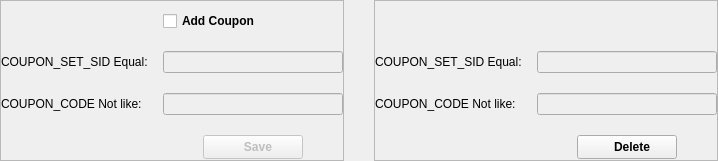
        <widget class="QWidget" name="addCoupon">
         <layout class="QHBoxLayout" name="horizontalLayout_26">
          <property name="spacing">
           <number>30</number>
          </property>
          <property name="leftMargin">
           <number>0</number>
          </property>
          <property name="topMargin">
           <number>0</number>
          </property>
          <property name="rightMargin">
           <number>0</number>
          </property>
          <property name="bottomMargin">
           <number>0</number>
          </property>
          <item>
           <widget class="QFrame" name="frame_7">
            <property name="frameShape">
             <enum>QFrame::StyledPanel</enum>
            </property>
            <property name="frameShadow">
             <enum>QFrame::Raised</enum>
            </property>
            <layout class="QFormLayout" name="formLayout_9">
             <property name="horizontalSpacing">
              <number>15</number>
             </property>
             <property name="verticalSpacing">
              <number>20</number>
             </property>
             <property name="leftMargin">
              <number>0</number>
             </property>
             <property name="topMargin">
              <number>10</number>
             </property>
             <property name="rightMargin">
              <number>0</number>
             </property>
             <property name="bottomMargin">
              <number>0</number>
             </property>
             <item row="0" column="0">
              <spacer name="horizontalSpacer_11">
               <property name="orientation">
                <enum>Qt::Horizontal</enum>
               </property>
               <property name="sizeHint" stdset="0">
                <size>
                 <width>40</width>
                 <height>20</height>
                </size>
               </property>
              </spacer>
             </item>
             <item row="0" column="1">
              <widget class="QCheckBox" name="cbCoupon">
               <property name="font">
                <font>
                 <bold>true</bold>
                </font>
               </property>
               <property name="text">
                <string>Add Coupon</string>
               </property>
              </widget>
             </item>
             <item row="1" column="0">
              <widget class="QLabel" name="label_28">
               <property name="text">
                <string>COUPON_SET_SID Equal:</string>
               </property>
              </widget>
             </item>
             <item row="1" column="1">
              <widget class="QLineEdit" name="leCouponSid">
               <property name="enabled">
                <bool>false</bool>
               </property>
              </widget>
             </item>
             <item row="2" column="0">
              <widget class="QLabel" name="label_29">
               <property name="text">
                <string>COUPON_CODE Not like:</string>
               </property>
              </widget>
             </item>
             <item row="2" column="1">
              <widget class="QLineEdit" name="leCouponCode">
               <property name="enabled">
                <bool>false</bool>
               </property>
              </widget>
             </item>
             <item row="3" column="0">
              <spacer name="horizontalSpacer_29">
               <property name="orientation">
                <enum>Qt::Horizontal</enum>
               </property>
               <property name="sizeHint" stdset="0">
                <size>
                 <width>118</width>
                 <height>25</height>
                </size>
               </property>
              </spacer>
             </item>
             <item row="3" column="1">
              <layout class="QHBoxLayout" name="horizontalLayout_24">
               <item>
                <spacer name="horizontalSpacer_27">
                 <property name="orientation">
                  <enum>Qt::Horizontal</enum>
                 </property>
                 <property name="sizeHint" stdset="0">
                  <size>
                   <width>40</width>
                   <height>20</height>
                  </size>
                 </property>
                </spacer>
               </item>
               <item>
                <widget class="QPushButton" name="btnCouponSave">
                 <property name="enabled">
                  <bool>false</bool>
                 </property>
                 <property name="minimumSize">
                  <size>
                   <width>100</width>
                   <height>24</height>
                  </size>
                 </property>
                 <property name="font">
                  <font>
                   <bold>true</bold>
                  </font>
                 </property>
                 <property name="text">
                  <string>   Save</string>
                 </property>
                 <property name="icon">
                  <iconset resource="images.qrc">
                   <normaloff>:/images/images/floppy-disk.png</normaloff>:/images/images/floppy-disk.png</iconset>
                 </property>
                 <property name="iconSize">
                  <size>
                   <width>18</width>
                   <height>18</height>
                  </size>
                 </property>
                </widget>
               </item>
               <item>
                <spacer name="horizontalSpacer_28">
                 <property name="orientation">
                  <enum>Qt::Horizontal</enum>
                 </property>
                 <property name="sizeHint" stdset="0">
                  <size>
                   <width>40</width>
                   <height>20</height>
                  </size>
                 </property>
                </spacer>
               </item>
              </layout>
             </item>
            </layout>
           </widget>
          </item>
          <item>
           <widget class="QFrame" name="frame_8">
            <property name="frameShape">
             <enum>QFrame::StyledPanel</enum>
            </property>
            <property name="frameShadow">
             <enum>QFrame::Raised</enum>
            </property>
            <layout class="QFormLayout" name="formLayout_10">
             <property name="horizontalSpacing">
              <number>15</number>
             </property>
             <property name="verticalSpacing">
              <number>20</number>
             </property>
             <property name="leftMargin">
              <number>0</number>
             </property>
             <property name="topMargin">
              <number>10</number>
             </property>
             <property name="rightMargin">
              <number>0</number>
             </property>
             <property name="bottomMargin">
              <number>0</number>
             </property>
             <item row="0" column="0">
              <spacer name="horizontalSpacer_30">
               <property name="orientation">
                <enum>Qt::Horizontal</enum>
               </property>
               <property name="sizeHint" stdset="0">
                <size>
                 <width>40</width>
                 <height>20</height>
                </size>
               </property>
              </spacer>
             </item>
             <item row="1" column="0">
              <widget class="QLabel" name="label_30">
               <property name="text">
                <string>COUPON_SET_SID Equal:</string>
               </property>
              </widget>
             </item>
             <item row="1" column="1">
              <widget class="QLineEdit" name="leCouponSidIn">
               <property name="enabled">
                <bool>false</bool>
               </property>
              </widget>
             </item>
             <item row="2" column="0">
              <widget class="QLabel" name="label_31">
               <property name="text">
                <string>COUPON_CODE Not like:</string>
               </property>
              </widget>
             </item>
             <item row="2" column="1">
              <widget class="QLineEdit" name="leCouponCodeIn">
               <property name="enabled">
                <bool>false</bool>
               </property>
              </widget>
             </item>
             <item row="3" column="0">
              <spacer name="horizontalSpacer_33">
               <property name="orientation">
                <enum>Qt::Horizontal</enum>
               </property>
               <property name="sizeHint" stdset="0">
                <size>
                 <width>40</width>
                 <height>25</height>
                </size>
               </property>
              </spacer>
             </item>
             <item row="3" column="1">
              <layout class="QHBoxLayout" name="horizontalLayout_25">
               <property name="spacing">
                <number>30</number>
               </property>
               <item>
                <spacer name="horizontalSpacer_31">
                 <property name="orientation">
                  <enum>Qt::Horizontal</enum>
                 </property>
                 <property name="sizeHint" stdset="0">
                  <size>
                   <width>40</width>
                   <height>20</height>
                  </size>
                 </property>
                </spacer>
               </item>
               <item>
                <widget class="QPushButton" name="btnCouponDelete">
                 <property name="minimumSize">
                  <size>
                   <width>100</width>
                   <height>24</height>
                  </size>
                 </property>
                 <property name="font">
                  <font>
                   <bold>true</bold>
                  </font>
                 </property>
                 <property name="text">
                  <string>   Delete</string>
                 </property>
                 <property name="icon">
                  <iconset resource="images.qrc">
                   <normaloff>:/images/images/minus.png</normaloff>:/images/images/minus.png</iconset>
                 </property>
                 <property name="iconSize">
                  <size>
                   <width>18</width>
                   <height>18</height>
                  </size>
                 </property>
                </widget>
               </item>
               <item>
                <spacer name="horizontalSpacer_32">
                 <property name="orientation">
                  <enum>Qt::Horizontal</enum>
                 </property>
                 <property name="sizeHint" stdset="0">
                  <size>
                   <width>40</width>
                   <height>20</height>
                  </size>
                 </property>
                </spacer>
               </item>
              </layout>
             </item>
             <item row="0" column="1">
              <widget class="QLabel" name="label_32">
               <property name="text">
                <string/>
               </property>
              </widget>
             </item>
            </layout>
           </widget>
          </item>
         </layout>
        </widget>
